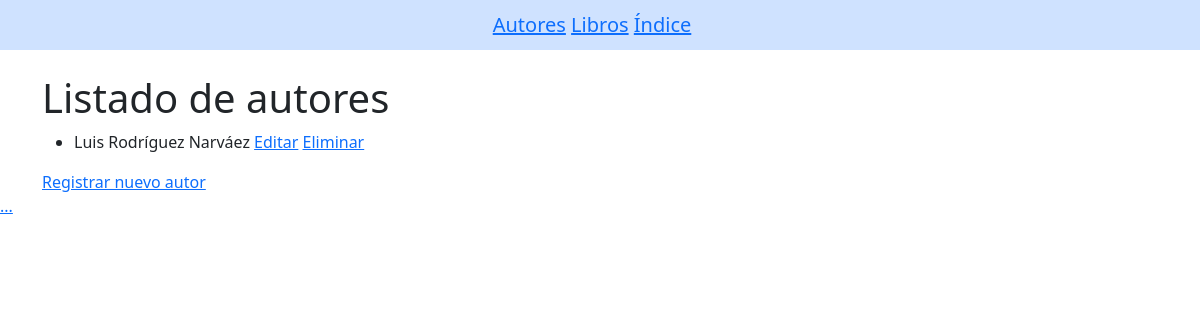
/author/, run on an earlier commit of the app's database.
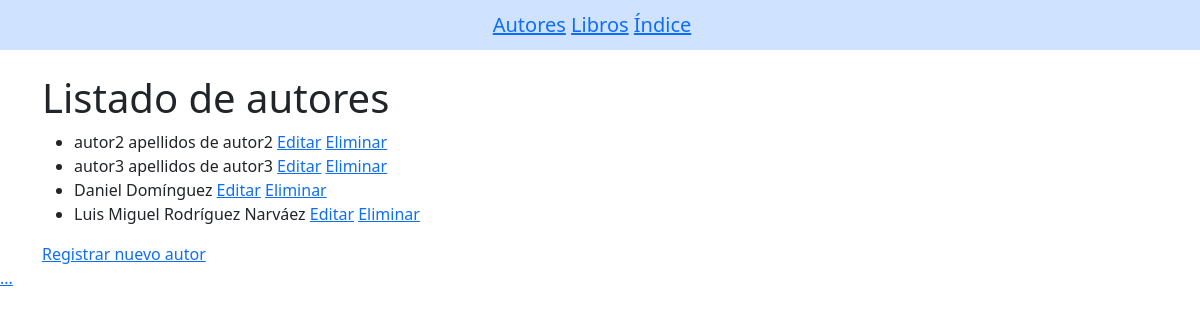
And on a later commit of the database.
### HolaMundo/models.py (models this page shows)
class Author (models.Model):
    name=models.CharField (verbose_name='Nombre', # etiqueta dentro de la tabla
    max_length= 100,
    default=''
    )
    last_name=models.CharField(verbose_name='Apellido',
    max_length=150,
    default='')
    age=models.PositiveSmallIntegerField (verbose_name='Edad',)
    mail=models.EmailField(verbose_name='email',max_length=150,default='')
    def __str__(self):
        return f'{self.name} {self.last_name}'

### HolaMundo/views.py (the view)
# urls.py: path('author/', views.author),
def author (request):
    author = Author.objects.all()
    return render(request,'author.html',{'authors': author})

### HolaMundo/Templates/author.html (shortened to what this page needs)
<!DOCTYPE html>
<html lang="en">
<head>
    <link href="https://cdn.jsdelivr.net/npm/bootstrap@5.3.2/dist/css/bootstrap.min.css" rel="stylesheet">
    {% extends 'index.html' %}
    {%block content%}
    <h1>Listado de autores</h1>
    <ul>
        {% for aut in authors %}
        <li>
            {{ aut }}
            <a href="/editarAutor/{{aut.id}}">Editar</a>
            <a href="/eliminarAutor/{{aut.id}}"
                onclick="return confirm('¿Estás seguro?');">
                Eliminar</a>
        </li>
        {% endfor %}
    </ul>
    <div><a href="/crearAutor/">Registrar nuevo autor</a></div>
    {%endblock%}

### HolaMundo/Templates/index.html (shortened to what this page needs)
<!DOCTYPE html>
<html lang="en">
<head>
    <link href="https://cdn.jsdelivr.net/npm/bootstrap@5.3.2/dist/css/bootstrap.min.css" rel="stylesheet">
</head>
<body>
    {%block header%}
        <nav class="navbar navbar-light bg-primary-subtle text-center d-flex justify-content-center">
            <span class="navbar-brand mb-0 h1">
                <a href="/author/">Autores</a>
                <a href="/book/">Libros</a>
                <a href="/home/">Índice</a>
            </span>
        </nav>
    {%endblock%}
    <div class="container mt-4">
    {%block content%}{%endblock%}
    </div>
    <a href="/crearAutor/">...</a>
</body>
</html>

What changed in the data, as far as the page shows it:
removed Author: name+last_name "Luis Rodríguez Narváez"
added Author: name+last_name "autor2 apellidos de autor2"
added Author: name+last_name "autor3 apellidos de autor3"
added Author: name+last_name "Daniel Domínguez"
added Author: name+last_name "Luis Miguel Rodríguez Narváez"
